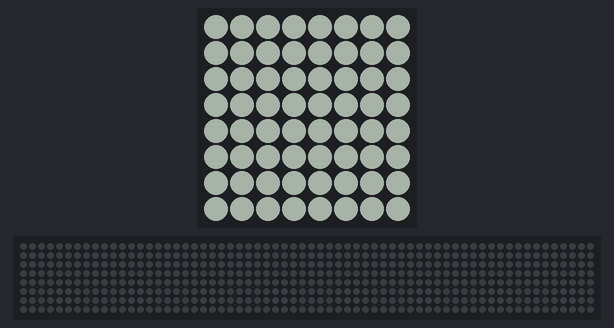
A program run on a simulated Raspberry Pi (BCM pin numbers) with a Sense HAT. Shown: the Sense HAT's 8×8 RGB LED matrix, a strip that is not on the board, showing the scrolling text unrolled. Dim RGB values are drawn brighter than linear; random numbers come from a fixed seed; the 64×8 strip is a reading aid, not a part: it shows the text the matrix is scrolling, unrolled, one strip-width of it at a time.

Above: at 0.03 s.
At 4.89 s:
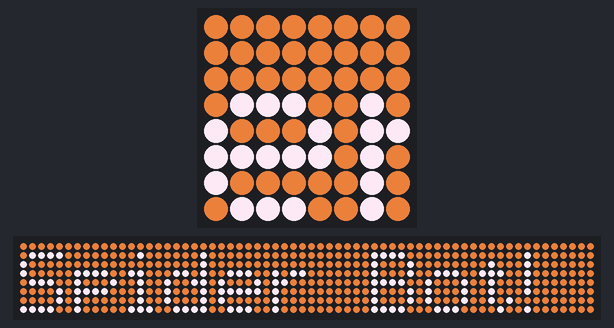
At 9.91 s:
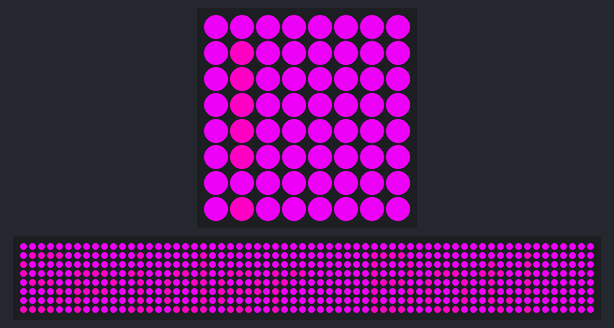
At 19.95 s:
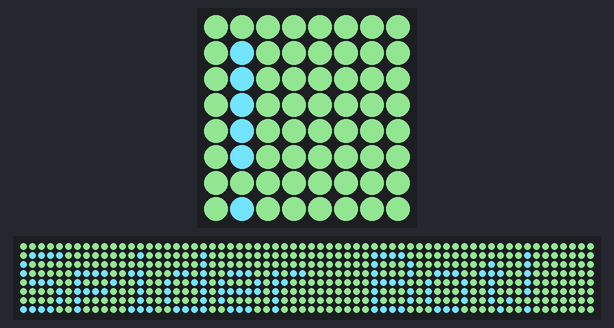
At 29.84 s:
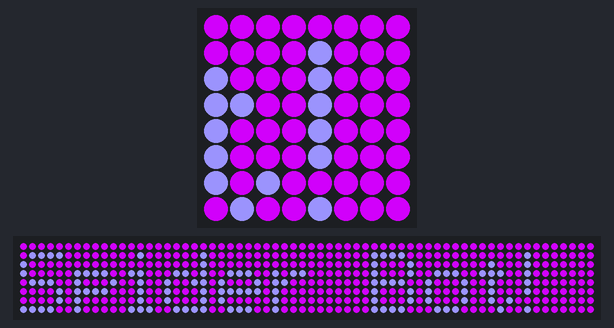
At 39.88 s:
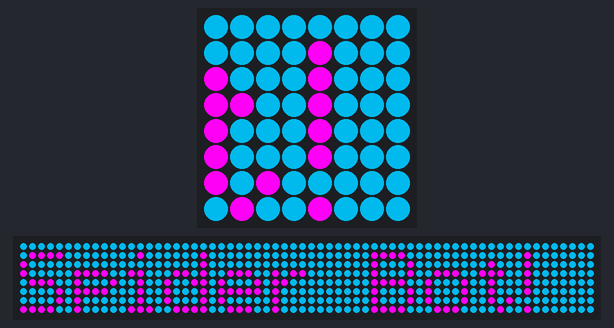

The program:

astropi_color_changing.py
```python
from sense_hat import SenseHat
import random

sense = SenseHat()

text_colour = (random.randrange(0, 256), random.randrange(0, 256), random.randrange(0, 256))

rgb = random.randrange(0, 256)
back_colour = (rgb, rgb, rgb)

while True:
    sense.show_message("Spider Bot!", text_colour=text_colour, back_colour=back_colour, scroll_speed=0.05)
    text_colour = (random.randrange(0, 256), random.randrange(0, 256), random.randrange(0, 256))
    back_colour = (random.randrange(0, 256), random.randrange(0, 256), random.randrange(0, 256))
```
